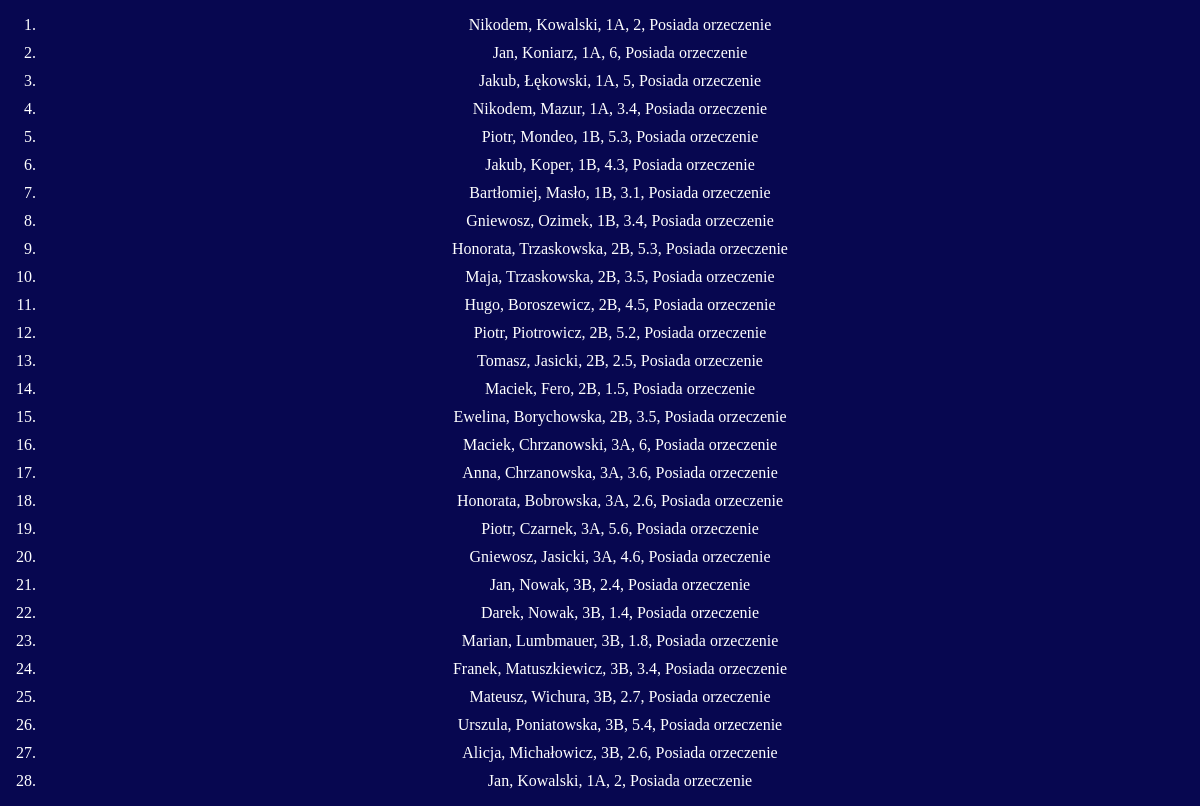
The app's page /orzeczenia.php with its own data.
### tables this page shows
CREATE TABLE `uczniowie` (
  `id` int(11) NOT NULL,
  `Imie` text DEFAULT NULL,
  `Nazwisko` text DEFAULT NULL,
  `Klasa` text DEFAULT NULL,
  `SREDNIA` float DEFAULT NULL,
  `Orzeczenie` tinyint(1) DEFAULT NULL
);

### conn.php (called while the page is built, shortened)
<?php
function query(string $query, array $params = null): array
{
	$db = "szkola";
	$user = "root";
	$password = "";
	$host = "localhost";
	$conn = new mysqli($host, $user, $password, $db);
	mysqli_set_charset($conn, "utf-8");
	$q = $conn->query($query);
	$res = $q->fetch_all(MYSQLI_ASSOC);
	if ($res) {
		return $res;
	}
}

### orzeczenia.php (the view, shortened to what this page needs)
<!DOCTYPE html>
<html lang="en">
<head>
	<link rel="stylesheet" href="./styles/main.css">
</head>
<body>
	<ol>
		<?php
		require_once("conn.php");
		$res = query("SELECT * FROM `uczniowie` WHERE `orzeczenie`=true");
		for ($i = 0; $i < count($res); $i++) {
			echo "<li>";
			$row = $res[$i];
			echo sprintf("%s, %s, %s, %s, Posiada orzeczenie", $row["Imie"], $row["Nazwisko"], $row["Klasa"], $row["SREDNIA"]);
			echo "</li>";
		}
		?>
	</ol>
</body>
</html>

### styles/main.css (style rules this page uses)
body, html { margin: 0; padding: 0; background: rgb(7, 7, 80); color: white; text-align: center; }
.one, li { margin: 10px 0; }

### records on screen
uczniowie: Imie "Nikodem", Nazwisko "Kowalski", Klasa "1A", SREDNIA "2"
uczniowie: Imie "Jan", Nazwisko "Koniarz", Klasa "1A", SREDNIA "6"
uczniowie: Imie "Jakub", Nazwisko "Łękowski", Klasa "1A", SREDNIA "5"
uczniowie: Imie "Nikodem", Nazwisko "Mazur", Klasa "1A", SREDNIA "3.4"
uczniowie: Imie "Piotr", Nazwisko "Mondeo", Klasa "1B", SREDNIA "5.3"
uczniowie: Imie "Jakub", Nazwisko "Koper", Klasa "1B", SREDNIA "4.3"
uczniowie: Imie "Bartłomiej", Nazwisko "Masło", Klasa "1B", SREDNIA "3.1"
uczniowie: Imie "Gniewosz", Nazwisko "Ozimek", Klasa "1B", SREDNIA "3.4"
uczniowie: Imie "Honorata", Nazwisko "Trzaskowska", Klasa "2B", SREDNIA "5.3"
uczniowie: Imie "Maja", Nazwisko "Trzaskowska", Klasa "2B", SREDNIA "3.5"
uczniowie: Imie "Hugo", Nazwisko "Boroszewicz", Klasa "2B", SREDNIA "4.5"
uczniowie: Imie "Piotr", Nazwisko "Piotrowicz", Klasa "2B", SREDNIA "5.2"
uczniowie: Imie "Tomasz", Nazwisko "Jasicki", Klasa "2B", SREDNIA "2.5"
uczniowie: Imie "Maciek", Nazwisko "Fero", Klasa "2B", SREDNIA "1.5"
uczniowie: Imie "Ewelina", Nazwisko "Borychowska", Klasa "2B", SREDNIA "3.5"
uczniowie: Imie "Maciek", Nazwisko "Chrzanowski", Klasa "3A", SREDNIA "6"
uczniowie: Imie "Anna", Nazwisko "Chrzanowska", Klasa "3A", SREDNIA "3.6"
uczniowie: Imie "Honorata", Nazwisko "Bobrowska", Klasa "3A", SREDNIA "2.6"
uczniowie: Imie "Piotr", Nazwisko "Czarnek", Klasa "3A", SREDNIA "5.6"
uczniowie: Imie "Gniewosz", Nazwisko "Jasicki", Klasa "3A", SREDNIA "4.6"
uczniowie: Imie "Jan", Nazwisko "Nowak", Klasa "3B", SREDNIA "2.4"
uczniowie: Imie "Darek", Nazwisko "Nowak", Klasa "3B", SREDNIA "1.4"
uczniowie: Imie "Marian", Nazwisko "Lumbmauer", Klasa "3B", SREDNIA "1.8"
uczniowie: Imie "Franek", Nazwisko "Matuszkiewicz", Klasa "3B", SREDNIA "3.4"
uczniowie: Imie "Mateusz", Nazwisko "Wichura", Klasa "3B", SREDNIA "2.7"
uczniowie: Imie "Urszula", Nazwisko "Poniatowska", Klasa "3B", SREDNIA "5.4"
uczniowie: Imie "Alicja", Nazwisko "Michałowicz", Klasa "3B", SREDNIA "2.6"
uczniowie: Imie "Jan", Nazwisko "Kowalski", Klasa "1A", SREDNIA "2"
